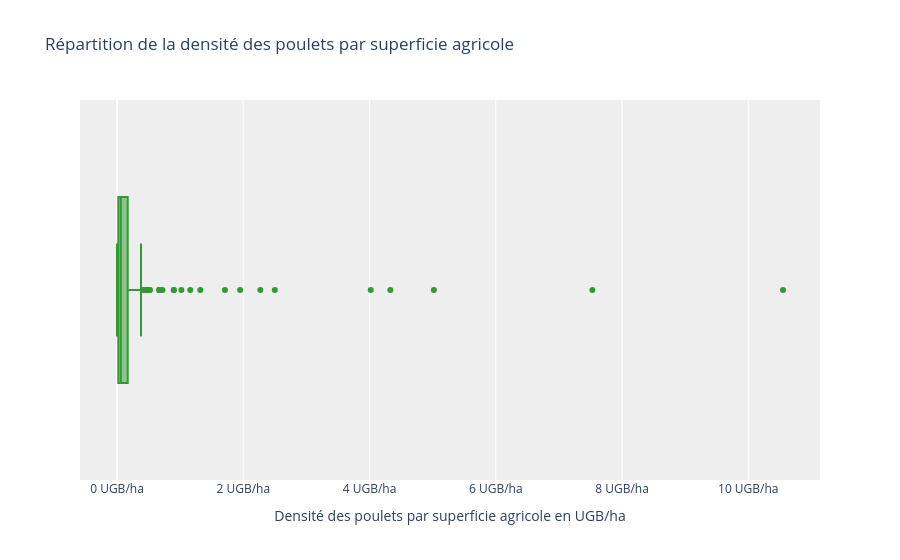

The cell this chart's notebook holds for it:
### Markdown cell above
<div style="border: 1px solid RGB(102, 204, 102);" >
<h3 style="margin: auto; padding: 20px; color: RGB(102, 204, 102); ">6.5 - Tendance de l'élevage de poulets</h3>
</div>

### Code cell
# Graphique en boxplot pour la colonne "Poulets : Densité des animaux dans la superficie agricole : unité UGB/ha"
fig = px.box(data_frame = df_merge, x="Poulets : Densité des animaux dans la superficie agricole : unité UGB/ha", title="Répartition de la densité des poulets par superficie agricole ",
                labels={"Poulets : Densité des animaux dans la superficie agricole : unité UGB/ha" : "Densité des poulets par superficie agricole en UGB/ha"})
fig.update_traces(marker_color='#339933')
fig.update_layout(
    plot_bgcolor='#eeeeee',
    xaxis={"ticksuffix":" UGB/ha"}
)

px.log_x = True
fig.show()

### Figure 1 — Plotly figure (JSON) as saved in the notebook; plotly's stock layout.template omitted (floating-point values rounded to 4 significant figures; data arrays with more than 128 entries replaced by an {"elided": "..."} marker saying what was removed)
{"data": [{"alignmentgroup": "True", "hovertemplate": "Densité des poulets par superficie agricole en UGB/ha=%{x}<extra></extra>", "legendgroup": "", "marker": {"color": "#339933"}, "name": "", "notched": false, "offsetgroup": "", "orientation": "h", "showlegend": false, "type": "box", "x": {"elided": "159 float values"}, "x0": " ", "xaxis": "x", "y0": " ", "yaxis": "y"}], "layout": {"boxmode": "group", "legend": {"tracegroupgap": 0}, "plot_bgcolor": "#eeeeee", "title": {"text": "Répartition de la densité des poulets par superficie agricole "}, "xaxis": {"anchor": "y", "domain": [0, 1], "ticksuffix": " UGB/ha", "title": {"text": "Densité des poulets par superficie agricole en UGB/ha"}}, "yaxis": {"anchor": "x", "domain": [0, 1]}}}
